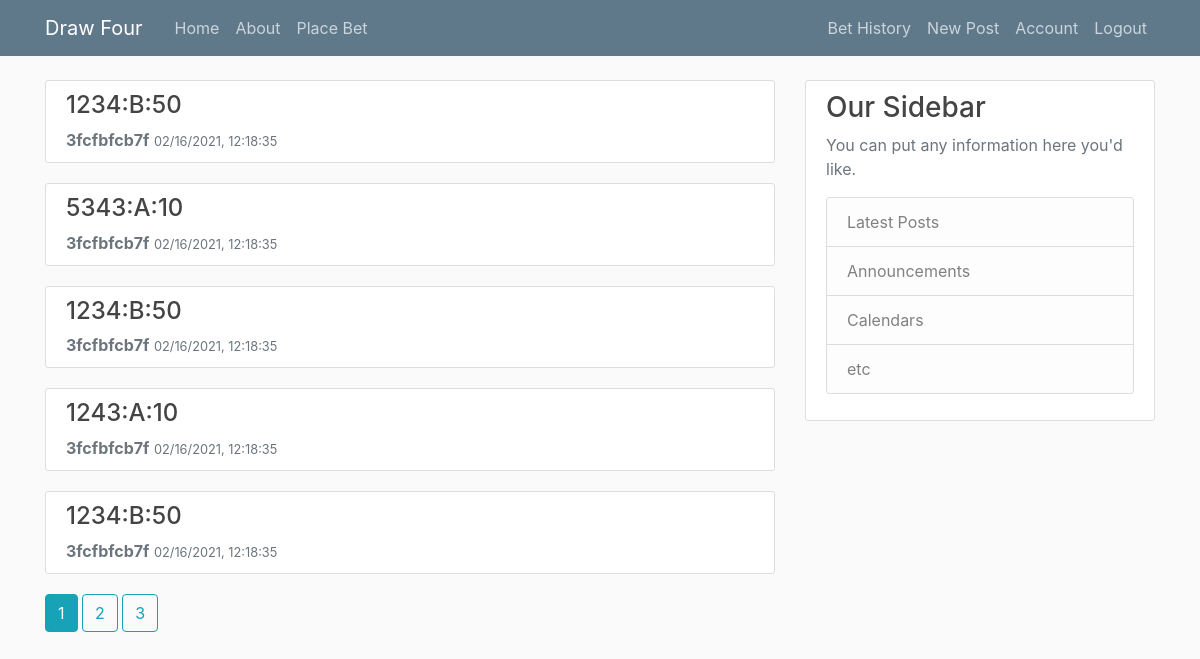
The app's page /bet_history (signed in) with its own data.
### online_gaming/models.py (models this page shows, shortened)
class Bet(db.Model):
    id = db.Column(db.Integer, primary_key=True)
    ticket_number = db.Column(db.Integer, nullable=False)
    whole_detail = db.Column(db.String(20), nullable=False)
    number = db.Column(db.Integer, nullable=False)
    table = db.Column(db.String(20), nullable=False)
    price = db.Column(db.Integer, nullable=False)
    paid = db.Column(db.Boolean, default=False, nullable=False)
    date_posted = db.Column(db.DateTime, nullable=False, default=datetime.utcnow)
    user_id = db.Column(db.Integer, db.ForeignKey('user.id'), nullable=False)

### online_gaming/routes.py (the view)
@app.route("/bet_history", methods=['GET'])
@login_required
def bet_history():
    page = request.args.get('page', 1, type=int)
    bets = Bet.query.filter_by(player=current_user)\
        .order_by(Bet.date_posted.desc())\
        .paginate(page=page, per_page=5)
    return render_template('bet_history.html', title='Bet History', bets=bets)

### online_gaming/models.py (called while the page is built)
@login_manager.user_loader
def load_user(user_id):
    return User.query.get(int(user_id))

### online_gaming/templates/bet_history.html
{% extends "layout.html" %}
{% block content %}
    {% for bet in bets.items %}
        <article class="media content-section">
           <div class="media-body">
               <h4 class="mr-2">{{ bet.whole_detail }}</h4>
               <strong class="text-muted">{{ bet.ticket_number }}</strong>
               <small class="text-muted">{{ bet.date_posted.strftime("%m/%d/%Y, %H:%M:%S") }}</small>
          </div>
        </article>
    {% endfor %}
    {% for page_num in bets.iter_pages(left_edge=1, right_edge=1, left_current=1, right_current=2) %}
        {% if page_num %}
            {% if bets.page == page_num %}
                <a class="btn btn-info mb-4" href="{{ url_for('bet_history', page=page_num) }}">{{ page_num }}</a>
            {% else %}
                <a class="btn btn-outline-info mb-4" href="{{ url_for('bet_history', page=page_num) }}">{{ page_num }}</a>
            {% endif %}
        {% else %}
            ...
        {% endif %}
    {% endfor %}
{% endblock content %}

### online_gaming/static/main.css (style rules this page uses)
body { background: #fafafa; color: #333333; margin-top: 5rem; }
h1, h2, h3, h4, h5, h6 { color: #444444; }
.content-section { background: #ffffff; padding: 10px 20px; border: 1px solid #dddddd; border-radius: 3px; margin-bottom: 20px; }

### records on screen
Bet: whole_detail "1234:B:50", ticket_number "3fcfbfcb7f", date_posted "02/16/2021, 12:18:35"
Bet: whole_detail "5343:A:10", ticket_number "3fcfbfcb7f", date_posted "02/16/2021, 12:18:35"
Bet: whole_detail "1234:B:50", ticket_number "3fcfbfcb7f", date_posted "02/16/2021, 12:18:35"
Bet: whole_detail "1243:A:10", ticket_number "3fcfbfcb7f", date_posted "02/16/2021, 12:18:35"
Bet: whole_detail "1234:B:50", ticket_number "3fcfbfcb7f", date_posted "02/16/2021, 12:18:35"

### other values on screen
{{ page_num }} "1"
{{ page_num }} "2" "3"
